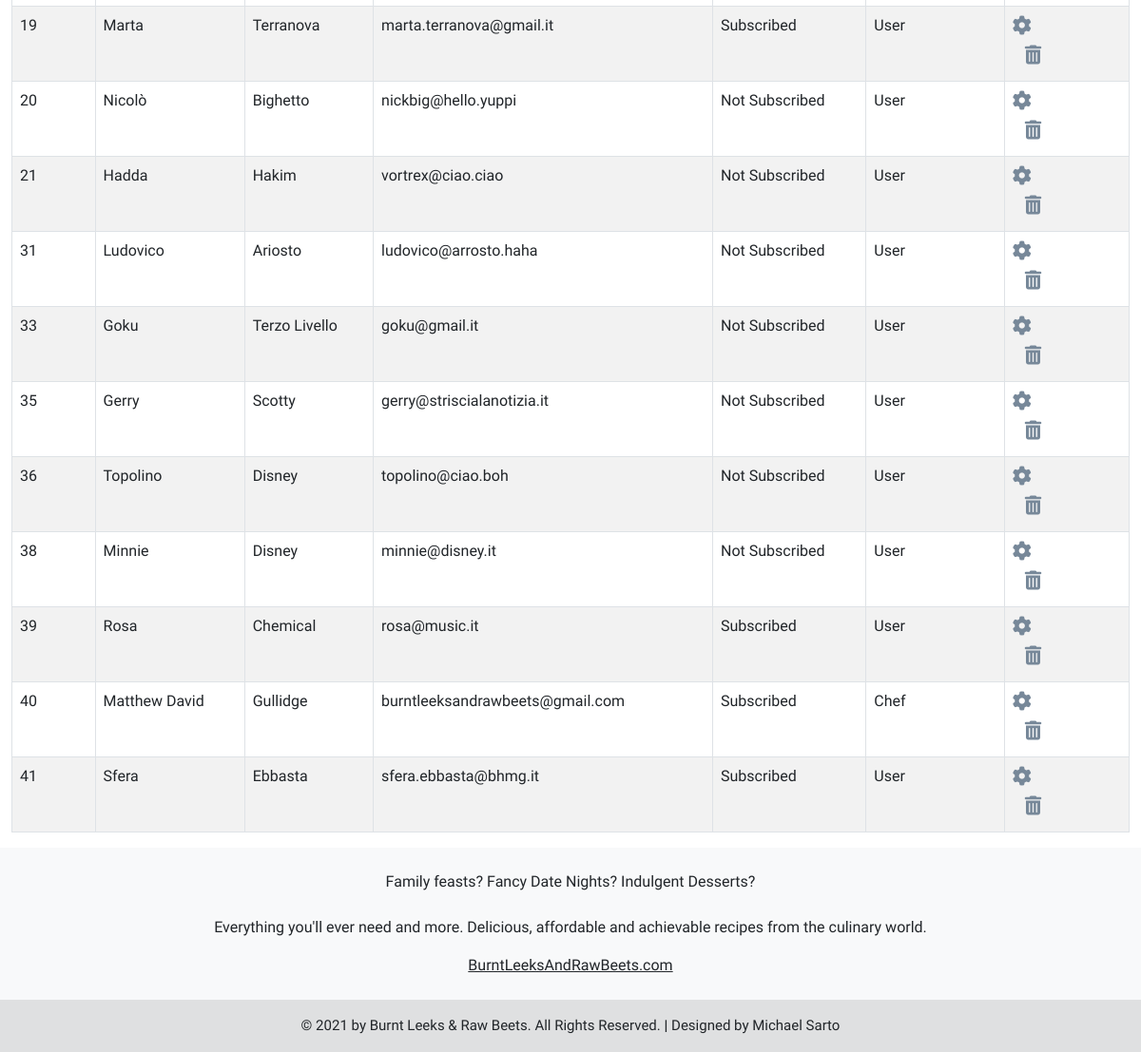
The page /adminPage.php (signed in, lower part) on the database as committed earlier.
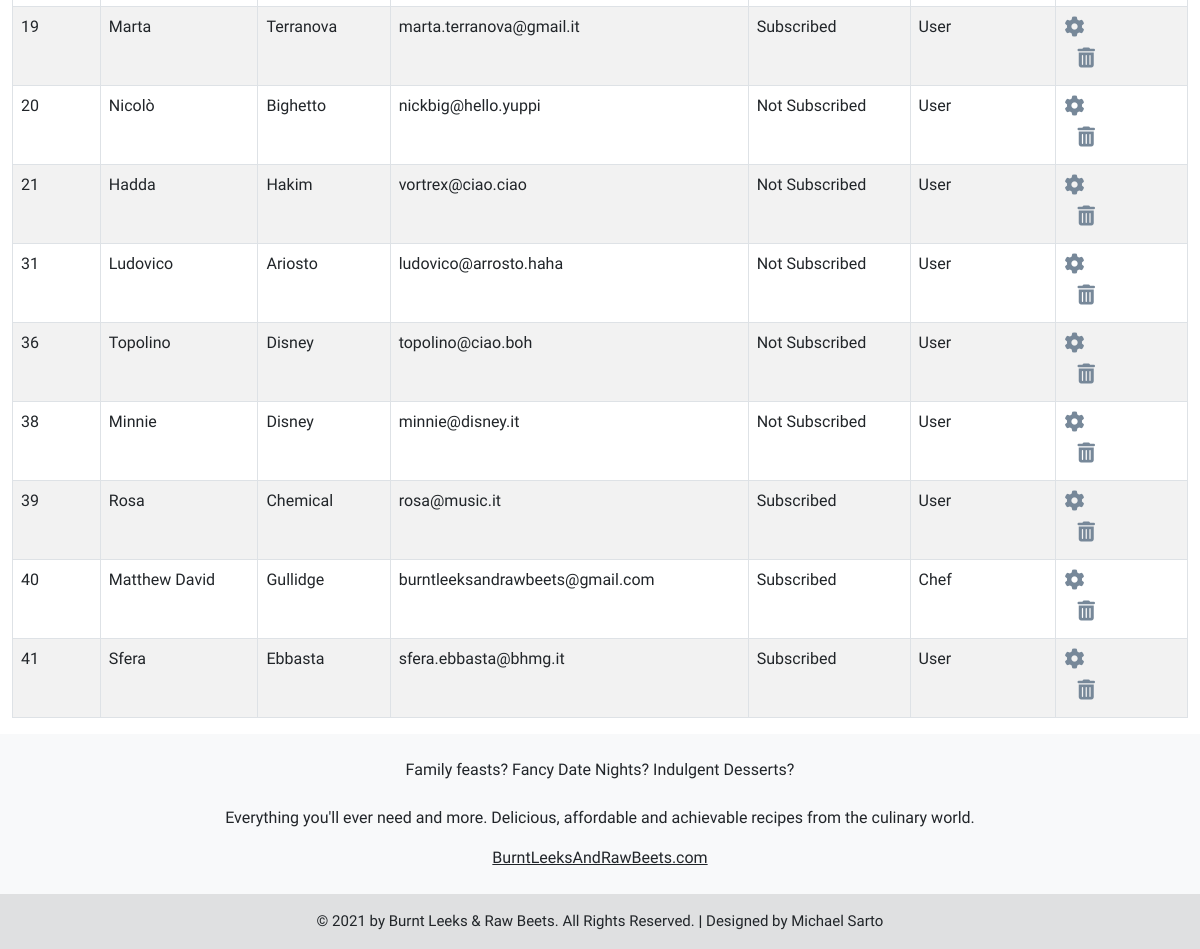
The same page on the database as committed later.
### tables this page shows
CREATE TABLE `users` (
  `IdUser` int(11) NOT NULL,
  `Name` varchar(255) DEFAULT NULL,
  `Surname` varchar(255) DEFAULT NULL,
  `Email` varchar(255) NOT NULL,
  `Password` varchar(255) NOT NULL,
  `Newsletter` tinyint(1) NOT NULL,
  `Category` int(11) NOT NULL
);

CREATE TABLE `categories` (
  `IdCategory` int(11) NOT NULL,
  `Category` varchar(255) NOT NULL
);

### DBHandler.php (called while the page is built, shortened)
<?php
class DBHandler
{
    private $db;
    public function getInstance()
    {
        return $this->db;
    }
    private function connect_database()
    {
        try {
            $connection_string = 'mysql:host=localhost;dbname=foodblog;charset=utf8';
            $connection_array = array(
                PDO::ATTR_ERRMODE => PDO::ERRMODE_EXCEPTION,
                PDO::ATTR_DEFAULT_FETCH_MODE => PDO::FETCH_ASSOC
            );
            $this->db = new PDO($connection_string, USER, PASSWORD, $connection_array);
        } catch (PDOException $e) {
            $this->db = null;
        }
    }
}

### DBHandlerObject.php (called while the page is built, shortened)
<?php
$dbh = new DBHandler();

### adminPage.php (the view, shortened to what this page needs)
<!DOCTYPE html>
<html>
<head>
    <?php
    require_once("header.php");
    ?>
    <link rel="stylesheet" href="https://cdn.datatables.net/1.10.24/css/dataTables.bootstrap4.min.css" />
    <link rel="stylesheet" href="https://unpkg.com/bootstrap-table@1.18.3/dist/bootstrap-table.min.css">
    <link rel="stylesheet" type="text/css" href="https://cdn.datatables.net/v/bs4-4.1.1/jq-3.3.1/jszip-2.5.0/dt-1.10.24/b-1.7.0/b-colvis-1.7.0/b-html5-1.7.0/b-print-1.7.0/cr-1.5.3/fh-3.1.8/kt-2.6.1/r-2.2.7/datatables.min.css" />
</head>
<body>
    <div class="container-fluid ">
        <?php
        require_once("callingLogin.php");
        require_once("navbar.php"); ?>
        <div class="table-responsive navbar-font">
            <table id="users_data" class="table table-striped table-bordered">
                <tbody>
                    <?php
                    $stmt = $dbh->getInstance()->prepare("SELECT `IdUser`, `Name`, `Surname`, `Email`,  `Newsletter`, categories.Category FROM `users` INNER join categories on categories.IdCategory=users.Category WHERE 1 ORDER by users.IdUser");
                    $stmt->execute();
                    while ($row = $stmt->fetch()) {
                       $id= htmlentities($row['IdUser']);
                       $name=htmlentities($row['Name']);
                       $surname=htmlentities($row['Surname']);
                       $email=htmlentities($row['Email']);
                       $newsletter=htmlentities($row['Newsletter']);
                       $category=htmlentities($row['Category']);
                        echo '
                               <tr>
                                    <td class="navbar-font">' . $id. '</td>
                                    <td class="navbar-font">' . $name . '</td>
                                    <td class="navbar-font">' . $surname . '</td>
                                    <td class="navbar-font">' . $email . '</td>
                                    <td class="navbar-font">' .  (($newsletter == 1) ? 'Subscribed' : 'Not Subscribed')  . '</td>
                                    <td class="navbar-font">' . $category . '</td>
                                    <td class="navbar-font">
                                    <form action="userPage.php" method="post">
                                    <i class="fas fa-cog  fa-lg trashBin"></i>
                                    </form><form action="deliteAccount.php" method="POST"><input type="hidden" name="idToDelite" value="'.$id.'"><button type="submit" name="adminSubmit"  class="btn btn-link"><i class="fas fa-trash-alt fa-lg trashBin"></i></button></form>
                                    </td>
                               </tr>
                               ';
                    }
                    ?>
                </tbody>
            </table>
        </div>
    </div>
    <?php require_once("footer.php"); ?>
</body>
</html>

### header.php (shortened to what this page needs)
<?php
require_once('DBHandler.php');
require_once('DBHandlerObject.php');
echo '<link href="https://cdn.jsdelivr.net/npm/bootstrap@5.0.0-beta2/dist/css/bootstrap.min.css" rel="stylesheet">';
echo '<link rel=stylesheet href="style.css">';

### callingLogin.php
<?php
        if (isset($_GET['page']) && $_GET['page'] == "registerForm") {
            echo '<script src="scriptOpenLogin.js"></script>';
            require('registerForm.php');
        }else if (isset($_GET['page']) && $_GET['page'] == "loginForm") {
            echo '<script src="scriptOpenLogin.js"></script>';
            require('loginForm.php');
        } else if(isset($_SESSION['SignUp']) && $_SESSION['SignUp'] === false){
            echo '<script src="scriptOpenLogin.js"></script>';
            require('registerForm.php');
        }  else if(isset($_SESSION['ErrorLogin'])&& $_SESSION['ErrorLogin']===false){
            echo '<script src="scriptOpenLogin.js"></script>';
            require('loginForm.php');
        }else{
            require('loginForm.php');
        }

### loginForm.php (shortened to what this page needs)
<link rel=stylesheet href="loginStyle.css">

### footer.php
<footer class="bg-light text-center text-lg-start">
    <div class="container p-4">
        <div class="row">
            <div class="col-lg-12 col-md-12 mb-4 mb-md-0 text-center navbar-font">
                <p>
                    Family feasts? Fancy Date Nights? Indulgent Desserts?<br><br>
                    Everything you'll ever need and more. Delicious, affordable and achievable recipes from the culinary world.
                </p>
                <a class="text-dark" href="index.php">BurntLeeksAndRawBeets.com</a>
            </div>
        </div>
    </div>
    <div class="text-center p-3 sublogo" style="background-color: rgba(0, 0, 0, 0.1);">
    &copy; <?php echo date("Y"); ?> by Burnt Leeks & Raw Beets. All Rights Reserved. <b>|</b> Designed by Michael Sarto
    </div>
</footer>

### style.css (style rules this page uses)
.sublogo { font-family: 'Open Sans Condensed', sans-serif; font-size: 15px; }
.navbar-font { font-family: 'Lexend', sans-serif !important; }
.trashBin { color: lightslategrey; }

Rows that differ between the two databases and show on the page:
removed users: IdUser "33", Name "Goku", Surname "Terzo Livello", Email "goku@gmail.it", Newsletter "Not Subscribed", Category.Category "User"
removed users: IdUser "35", Name "Gerry", Surname "Scotty", Email "gerry@striscialanotizia.it", Newsletter "Not Subscribed", Category.Category "User"
